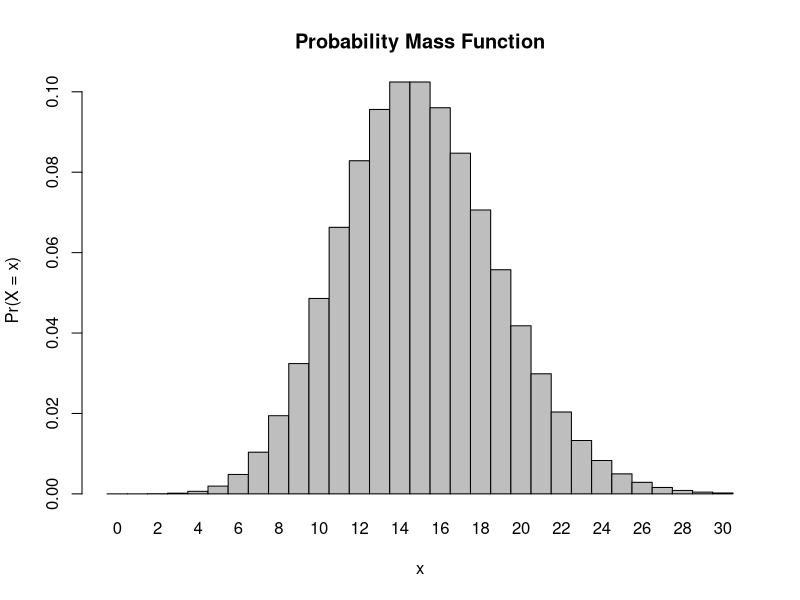
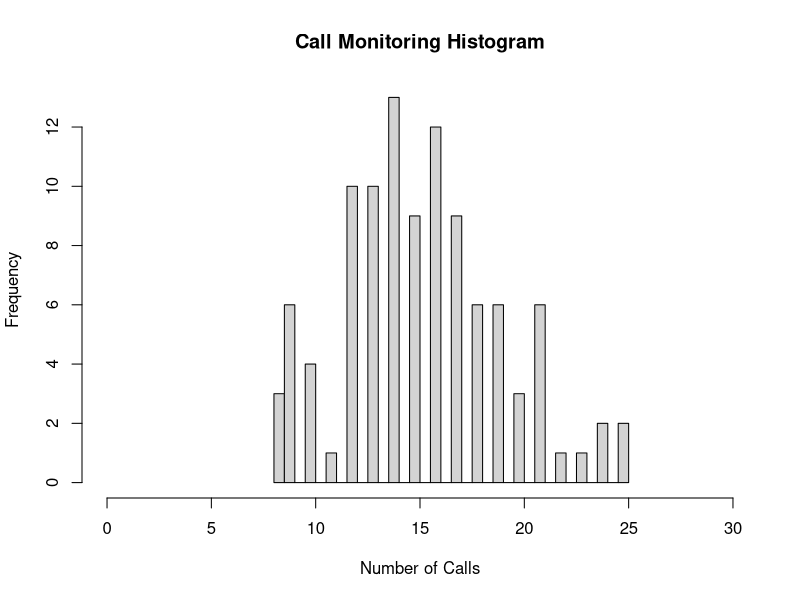

The R script that drew these images, in order:
## ---- chunk 1
1-ppois(8,15)
## ---- chunk 2
ppois(0,15)
## ---- chunk 3
ppois(3,15)-ppois(2,15)
## ---- chunk 4
x <- 0:30
l = 15
probset<-dpois(x=x,lambda=l)
barplot(probset,names.arg=x,space=0,xlab="x",ylab="Pr(X = x)",main="Probability Mass Function")
## ---- chunk 5
y<-rpois(104,15)
y
## ---- chunk 6
hist(y,xlim=c(0,30),xlab="Number of Calls",main="Call Monitoring Histogram",breaks=30)
